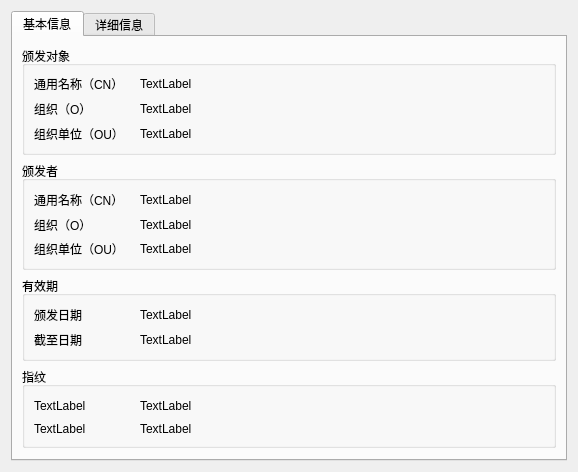
<?xml version="1.0" encoding="UTF-8"?>
<ui version="4.0">
 <class>CertViewClass</class>
 <widget class="QWidget" name="CertViewClass">
  <property name="geometry">
   <rect>
    <x>0</x>
    <y>0</y>
    <width>578</width>
    <height>439</height>
   </rect>
  </property>
  <property name="windowTitle">
   <string>Form</string>
  </property>
  <layout class="QGridLayout" name="gridLayout">
   <item row="0" column="0">
    <widget class="QTabWidget" name="tabWidget">
     <property name="accessibleName">
      <string/>
     </property>
     <property name="accessibleDescription">
      <string/>
     </property>
     <property name="currentIndex">
      <number>0</number>
     </property>
     <widget class="QWidget" name="tab_base">
      <property name="accessibleName">
       <string/>
      </property>
      <attribute name="title">
       <string>基本信息</string>
      </attribute>
      <layout class="QGridLayout" name="gridLayout_2" rowstretch="3,3,2,2,5">
       <item row="0" column="0">
        <widget class="QGroupBox" name="groupBox_subject">
         <property name="title">
          <string>颁发对象</string>
         </property>
         <layout class="QGridLayout" name="gridLayout_3">
          <item row="0" column="0">
           <widget class="QLabel" name="label_subject_name_CN">
            <property name="minimumSize">
             <size>
              <width>100</width>
              <height>0</height>
             </size>
            </property>
            <property name="maximumSize">
             <size>
              <width>0</width>
              <height>16777215</height>
             </size>
            </property>
            <property name="text">
             <string>通用名称（CN）</string>
            </property>
           </widget>
          </item>
          <item row="2" column="0">
           <widget class="QLabel" name="label_subject_name_OU">
            <property name="maximumSize">
             <size>
              <width>200</width>
              <height>16777215</height>
             </size>
            </property>
            <property name="text">
             <string>组织单位（OU）</string>
            </property>
           </widget>
          </item>
          <item row="2" column="1">
           <widget class="QLabel" name="label_subject_OU">
            <property name="text">
             <string>TextLabel</string>
            </property>
           </widget>
          </item>
          <item row="1" column="0">
           <widget class="QLabel" name="label_subject_name_O">
            <property name="maximumSize">
             <size>
              <width>200</width>
              <height>16777215</height>
             </size>
            </property>
            <property name="text">
             <string>组织（O）</string>
            </property>
           </widget>
          </item>
          <item row="0" column="1">
           <widget class="QLabel" name="label_subject_CN">
            <property name="text">
             <string>TextLabel</string>
            </property>
           </widget>
          </item>
          <item row="1" column="1">
           <widget class="QLabel" name="label_subject_O">
            <property name="text">
             <string>TextLabel</string>
            </property>
           </widget>
          </item>
          <item row="1" column="2">
           <spacer name="horizontalSpacer_2">
            <property name="orientation">
             <enum>Qt::Horizontal</enum>
            </property>
            <property name="sizeHint" stdset="0">
             <size>
              <width>40</width>
              <height>20</height>
             </size>
            </property>
           </spacer>
          </item>
         </layout>
        </widget>
       </item>
       <item row="1" column="0">
        <widget class="QGroupBox" name="groupBox_issuer">
         <property name="title">
          <string>颁发者</string>
         </property>
         <layout class="QGridLayout" name="gridLayout_4">
          <item row="0" column="0">
           <widget class="QLabel" name="label_issuer_name_CN">
            <property name="minimumSize">
             <size>
              <width>100</width>
              <height>0</height>
             </size>
            </property>
            <property name="maximumSize">
             <size>
              <width>0</width>
              <height>16777215</height>
             </size>
            </property>
            <property name="text">
             <string>通用名称（CN）</string>
            </property>
           </widget>
          </item>
          <item row="2" column="1">
           <widget class="QLabel" name="label_issuer_OU">
            <property name="text">
             <string>TextLabel</string>
            </property>
           </widget>
          </item>
          <item row="0" column="1">
           <widget class="QLabel" name="label_issuer_CN">
            <property name="text">
             <string>TextLabel</string>
            </property>
           </widget>
          </item>
          <item row="1" column="0">
           <widget class="QLabel" name="label_issuer_name_O">
            <property name="maximumSize">
             <size>
              <width>200</width>
              <height>16777215</height>
             </size>
            </property>
            <property name="text">
             <string>组织（O）</string>
            </property>
           </widget>
          </item>
          <item row="1" column="1">
           <widget class="QLabel" name="label_issuer_O">
            <property name="text">
             <string>TextLabel</string>
            </property>
           </widget>
          </item>
          <item row="2" column="0">
           <widget class="QLabel" name="label_issuer_name_OU">
            <property name="maximumSize">
             <size>
              <width>200</width>
              <height>16777215</height>
             </size>
            </property>
            <property name="text">
             <string>组织单位（OU）</string>
            </property>
           </widget>
          </item>
          <item row="0" column="2">
           <spacer name="horizontalSpacer">
            <property name="orientation">
             <enum>Qt::Horizontal</enum>
            </property>
            <property name="sizeHint" stdset="0">
             <size>
              <width>40</width>
              <height>20</height>
             </size>
            </property>
           </spacer>
          </item>
         </layout>
        </widget>
       </item>
       <item row="2" column="0">
        <widget class="QGroupBox" name="groupBox_validity">
         <property name="title">
          <string>有效期</string>
         </property>
         <layout class="QGridLayout" name="gridLayout_5">
          <item row="0" column="0">
           <widget class="QLabel" name="label_validity_name_notbefore">
            <property name="minimumSize">
             <size>
              <width>100</width>
              <height>0</height>
             </size>
            </property>
            <property name="maximumSize">
             <size>
              <width>0</width>
              <height>16777215</height>
             </size>
            </property>
            <property name="text">
             <string>颁发日期</string>
            </property>
           </widget>
          </item>
          <item row="1" column="0">
           <widget class="QLabel" name="label_validity_name_notafter">
            <property name="maximumSize">
             <size>
              <width>200</width>
              <height>16777215</height>
             </size>
            </property>
            <property name="text">
             <string>截至日期</string>
            </property>
           </widget>
          </item>
          <item row="0" column="1">
           <widget class="QLabel" name="label_validity_notbefore">
            <property name="text">
             <string>TextLabel</string>
            </property>
           </widget>
          </item>
          <item row="1" column="1">
           <widget class="QLabel" name="label_validity_notafter">
            <property name="text">
             <string>TextLabel</string>
            </property>
           </widget>
          </item>
          <item row="0" column="2">
           <spacer name="horizontalSpacer_3">
            <property name="orientation">
             <enum>Qt::Horizontal</enum>
            </property>
            <property name="sizeHint" stdset="0">
             <size>
              <width>40</width>
              <height>20</height>
             </size>
            </property>
           </spacer>
          </item>
         </layout>
        </widget>
       </item>
       <item row="3" column="0">
        <widget class="QGroupBox" name="groupBox_signature">
         <property name="title">
          <string>指纹</string>
         </property>
         <layout class="QGridLayout" name="gridLayout_6">
          <item row="0" column="0">
           <widget class="QLabel" name="label_signature_name_algorithm">
            <property name="minimumSize">
             <size>
              <width>100</width>
              <height>0</height>
             </size>
            </property>
            <property name="maximumSize">
             <size>
              <width>0</width>
              <height>16777215</height>
             </size>
            </property>
            <property name="text">
             <string>TextLabel</string>
            </property>
           </widget>
          </item>
          <item row="1" column="2">
           <widget class="QLabel" name="label_signature_value">
            <property name="text">
             <string>TextLabel</string>
            </property>
           </widget>
          </item>
          <item row="0" column="2">
           <widget class="QLabel" name="label_signature_algorithm">
            <property name="text">
             <string>TextLabel</string>
            </property>
           </widget>
          </item>
          <item row="1" column="0">
           <widget class="QLabel" name="label_signature_name_value">
            <property name="maximumSize">
             <size>
              <width>200</width>
              <height>16777215</height>
             </size>
            </property>
            <property name="text">
             <string>TextLabel</string>
            </property>
           </widget>
          </item>
          <item row="0" column="3">
           <spacer name="horizontalSpacer_4">
            <property name="orientation">
             <enum>Qt::Horizontal</enum>
            </property>
            <property name="sizeHint" stdset="0">
             <size>
              <width>40</width>
              <height>20</height>
             </size>
            </property>
           </spacer>
          </item>
         </layout>
        </widget>
       </item>
       <item row="4" column="0">
        <spacer name="verticalSpacer">
         <property name="orientation">
          <enum>Qt::Vertical</enum>
         </property>
         <property name="sizeHint" stdset="0">
          <size>
           <width>20</width>
           <height>40</height>
          </size>
         </property>
        </spacer>
       </item>
      </layout>
     </widget>
     <widget class="QWidget" name="tab_detail">
      <attribute name="title">
       <string>详细信息</string>
      </attribute>
      <layout class="QGridLayout" name="gridLayout_7" rowstretch="1,3,1">
       <item row="0" column="0">
        <widget class="QGroupBox" name="groupBox_route">
         <property name="title">
          <string>证书路径</string>
         </property>
         <layout class="QGridLayout" name="gridLayout_8">
          <item row="0" column="0">
           <widget class="QTreeView" name="treeView_route"/>
          </item>
         </layout>
        </widget>
       </item>
       <item row="1" column="0">
        <widget class="QGroupBox" name="groupBox_field">
         <property name="title">
          <string>证书字段</string>
         </property>
         <layout class="QGridLayout" name="gridLayout_9">
          <item row="0" column="0">
           <widget class="QTreeView" name="treeView_field"/>
          </item>
         </layout>
        </widget>
       </item>
       <item row="2" column="0">
        <widget class="QGroupBox" name="groupBox_fieldValue">
         <property name="title">
          <string>字段值</string>
         </property>
         <layout class="QGridLayout" name="gridLayout_10">
          <item row="0" column="0">
           <widget class="QTextEdit" name="textEdit_fieldValue"/>
          </item>
         </layout>
        </widget>
       </item>
      </layout>
     </widget>
    </widget>
   </item>
  </layout>
 </widget>
 <resources/>
 <connections/>
</ui>
